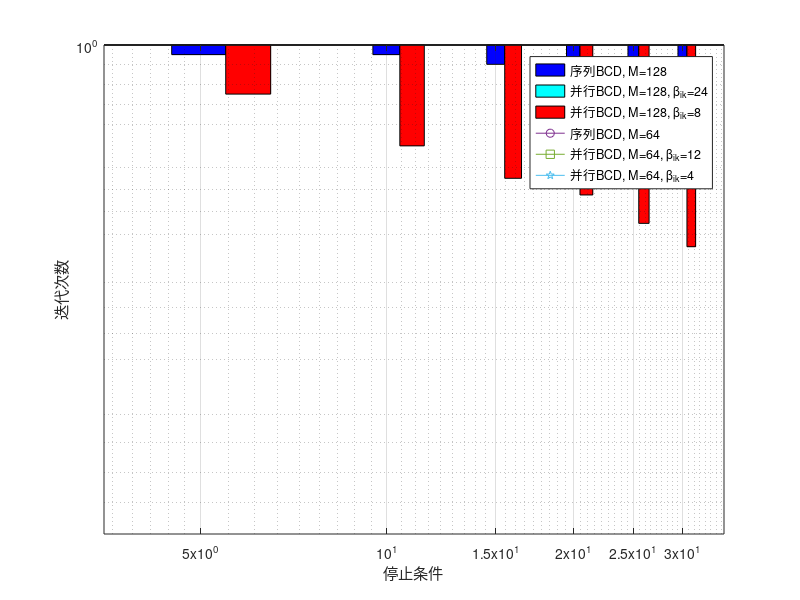

This chart was generated by the following MATLAB code:
dB = [0 : 5 : 30];
rM8Q8C7 = [259, 340, 422, 510, 590, 650, 692];
wmmseM8Q8C7 = [278, 357, 430, 495, 536, 562, 584];

rM8Q16C7 = [289, 390, 482, 595, 719, 837, 957];
wmmseM8Q16C7 = [300, 370, 445, 540, 635, 720, 825];

rM4Q5C7 = [130, 175, 233, 286, 315, 336, 342];
wmmseM4Q5C7 = [164, 213, 258, 290, 309, 315, 319];
% power consumption 100%

plot(dB, rM8Q16C7, '-o', dB, wmmseM8Q16C7, '-s', dB, rM8Q8C7, '-p', dB, wmmseM8Q8C7, '-^', dB, rM4Q5C7, '-d', dB, wmmseM4Q5C7, '-h', 'LineWidth', 1.5);
legend('LPP-WMMSE, M=128, G=16', 'WMMSE, M=128', 'LPP-WMMSE, M=64, G=8', 'WMMSE, M=64', 'LPP-WMMSE, M=20, G=5', 'WMMSE, M=20');
grid on;
xlabel('SNR (dB)');
ylabel('系统吞吐率(比特每用户)');

dB = [5 : 5 : 30];
rpcWMMSE = [1, 1, 1, 1, 1, 1];
rpcM8Q8C7 = [0.99 0.99 0.98 0.96, 0.93, 0.905];
rpcM8Q16C7 = [0.95 0.90 0.87 0.855 0.83 0.81];
bar1 = bar(dB, rpcM8Q8C7, 'BarWidth', 0.2, 'FaceColor', 'b');
hold on;
bar2 = bar(dB - 1, rpcWMMSE, 'BarWidth', 0.2, 'FaceColor', 'c');
hold on;
bar3 = bar(dB + 1, rpcM8Q16C7, 'BarWidth', 0.2, 'FaceColor', 'r');
xlabel('SNR (dB)');
ylabel('功率消耗相对值');
grid on;
legend('LPP-WMMSE, M=64', 'WMMSE', 'LPP-WMMSE, M=128');
axis([0 35 0.6 1]);

range = [1:7];
epsilon = [1e-1, 1e-2, 1e-3, 1e-4, 1e-5, 1e-6, 1e-7];
%epsilon = [1, 2, 3, 4, 5, 6, 7];
sM128 = [52, 137, 367, 878, 1819, 3517, 5669];
pM128b24 = [3.2, 15.3, 57.1, 184, 593, 1478, 3189];
pM128b12 = [];
pM128b8 = [2.9, 10.1, 36, 106, 289, 764, 1441];
pM128b6 = [2.7, 9.1, 29.5, ];

sM64 = [51, 134, 373, 908, 1877, 3719, 5120];
pM64b12 = [3, 13.6, 50.8, 168, 434, 897, 1576];
pM64b6 = [];
pM64b5 = [2.9, 10.2, 35.3, ];
pM64b4 = [2.8, 9.6, 32, 90, 214, 425, 689];
loglog(epsilon(range), sM128(range), '-o', epsilon(range), pM128b24(range), '-s', epsilon(range), pM128b8(range), '-p', ...
         epsilon(range), sM64(range), '-^', epsilon(range), pM64b12(range), '-d', epsilon(range), pM64b4(range), '-h', 'LineWidth', 1.5);
legend('序列BCD, M=128', '并行BCD, M=128, \beta_{ik}=24', '并行BCD, M=128, \beta_{ik}=8', ...
       '序列BCD, M=64', '并行BCD, M=64, \beta_{ik}=12', '并行BCD, M=64, \beta_{ik}=4');
xlabel('停止条件');
ylabel('迭代次数');
grid on;
